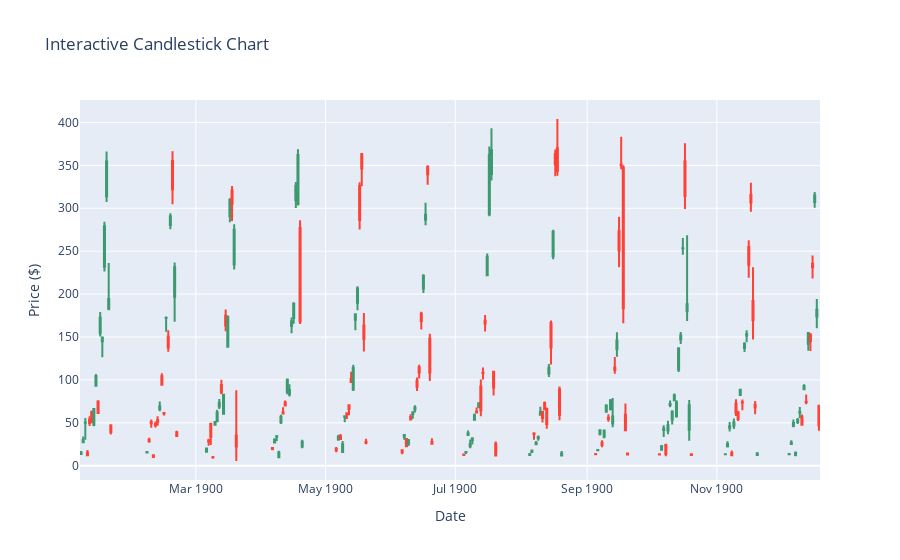

Notebook code cell kept with this figure:
### Markdown cell above
#### Chart - 1

### Code cell
# Chart - 1 visualization code
fig = go.Figure(data=[go.Candlestick(
    x=df['Date_new'],
    open=df['Open'],
    high=df['High'],
    low=df['Low'],
    close=df['Close']
)])

# Customize layout
fig.update_layout(
    title='Interactive Candlestick Chart',
    yaxis_title='Price ($)',
    xaxis_title='Date',
    xaxis_rangeslider_visible=False  # Hide range slider
)

iplot(fig)

### Figure 1 — Plotly figure (JSON) as saved in the notebook; plotly's stock layout.template omitted (floating-point values rounded to 4 significant figures; data arrays with more than 128 entries replaced by an {"elided": "..."} marker saying what was removed)
{"data": [{"close": {"elided": "185 float values"}, "high": {"elided": "185 float values"}, "low": {"elided": "185 float values"}, "open": {"elided": "185 float values"}, "type": "candlestick", "x": {"elided": "185 str values"}}], "layout": {"title": {"text": "Interactive Candlestick Chart"}, "xaxis": {"rangeslider": {"visible": false}, "title": {"text": "Date"}}, "yaxis": {"title": {"text": "Price ($)"}}}}
